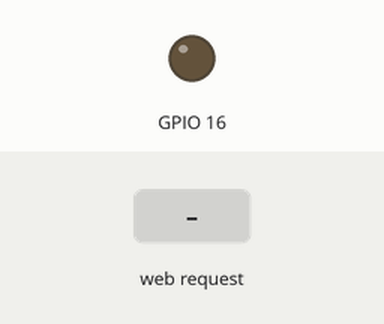
This sketch was run on a simulated ESP8266 (NodeMCU). Shown: output pins drawn as LEDs (lit = HIGH). Dashed ring = blinking. The test bench sets the inputs (shaded band). WiFi joins after 1.5 s; servers stay silent unless stated; what the sketch prints to the serial monitor is not drawn.

Above: at 2.7 s.
2.8 s: HTTP request GET /2 received
At 3.2 s:
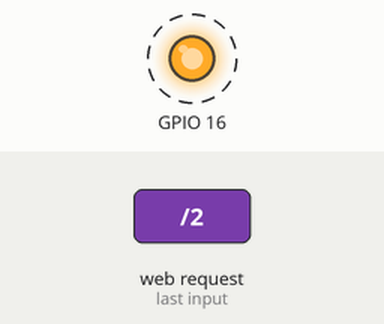
5.8 s: HTTP request GET /3 received
At 8.0 s:
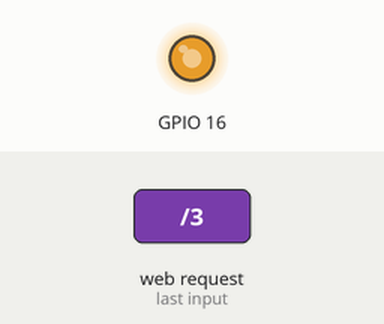
Timing chart, 0 to 9.5 s (numbered marks = the images above; inputs shaded):
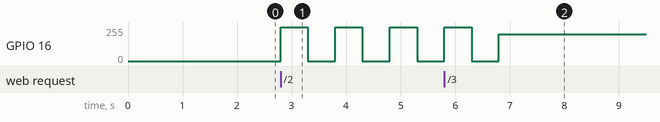

The sketch:

SimpleWebServer.ino
```cpp
#include <ESP8266WiFi.h>
#include <ESP8266WebServer.h>

const char* ssid = "BTCL ADSL";
const char* password = "UHUBFJ2DNG";

ESP8266WebServer server(80);

void handleRoot() {
  server.send(200, "text/plain", "I'm an awasome webServer!!!");
  delay(100);
}

void ledOn() {
  server.send(200, "text/plain", "turn on the LED!!!");
  pinMode(16, OUTPUT);
  digitalWrite(16, HIGH);
}

void ledOff() {
  server.send(200, "text/plain", "Turn off the LED");
  pinMode(16, OUTPUT);
  digitalWrite(16, LOW);
}

void Flash() {

    server.send(200, "text/plain", "LED flashing");

  pinMode(16, OUTPUT);
  digitalWrite(16, HIGH);
  delay(500);
  digitalWrite(16, LOW);
  delay(500);
  digitalWrite(16, HIGH);
  delay(500);
  digitalWrite(16, LOW);
  delay(500);
  digitalWrite(16, HIGH);
  delay(500);
  digitalWrite(16, LOW);
  delay(500);
  digitalWrite(16, HIGH);
  delay(500);
  digitalWrite(16, LOW);
  delay(500);
}

void LEDdim ()
{
  pinMode(16,OUTPUT);
  analogWrite(16,200);
  }
void setup(void) {

  Serial.begin(115200);
  Serial.print("Connecting to network");
WiFi.mode(WIFI_STA);
  WiFi.begin(ssid, password);   // Connect to WiFi network

  while (WiFi.status() != WL_CONNECTED) {    // Wait for connection
    delay(500);
    Serial.print(".");
  }

  Serial.print("Connected to ");
  Serial.println(ssid);
  Serial.print("IP address: ");
  Serial.println(WiFi.localIP());

  server.on("/", handleRoot);
  server.on("/0", ledOff);
  server.on("/1", ledOn);
  server.on("/2", Flash);
  server.on("/3", LEDdim);

  server.begin();
  Serial.println("HTTP server started");
}

void loop(void)
{
  server.handleClient();
}
```

Measured:
- after the input at 2.8 s, GPIO 16: alternates 255/255 for 0.50 s and 0/255 for 0.50 s, starting at once
